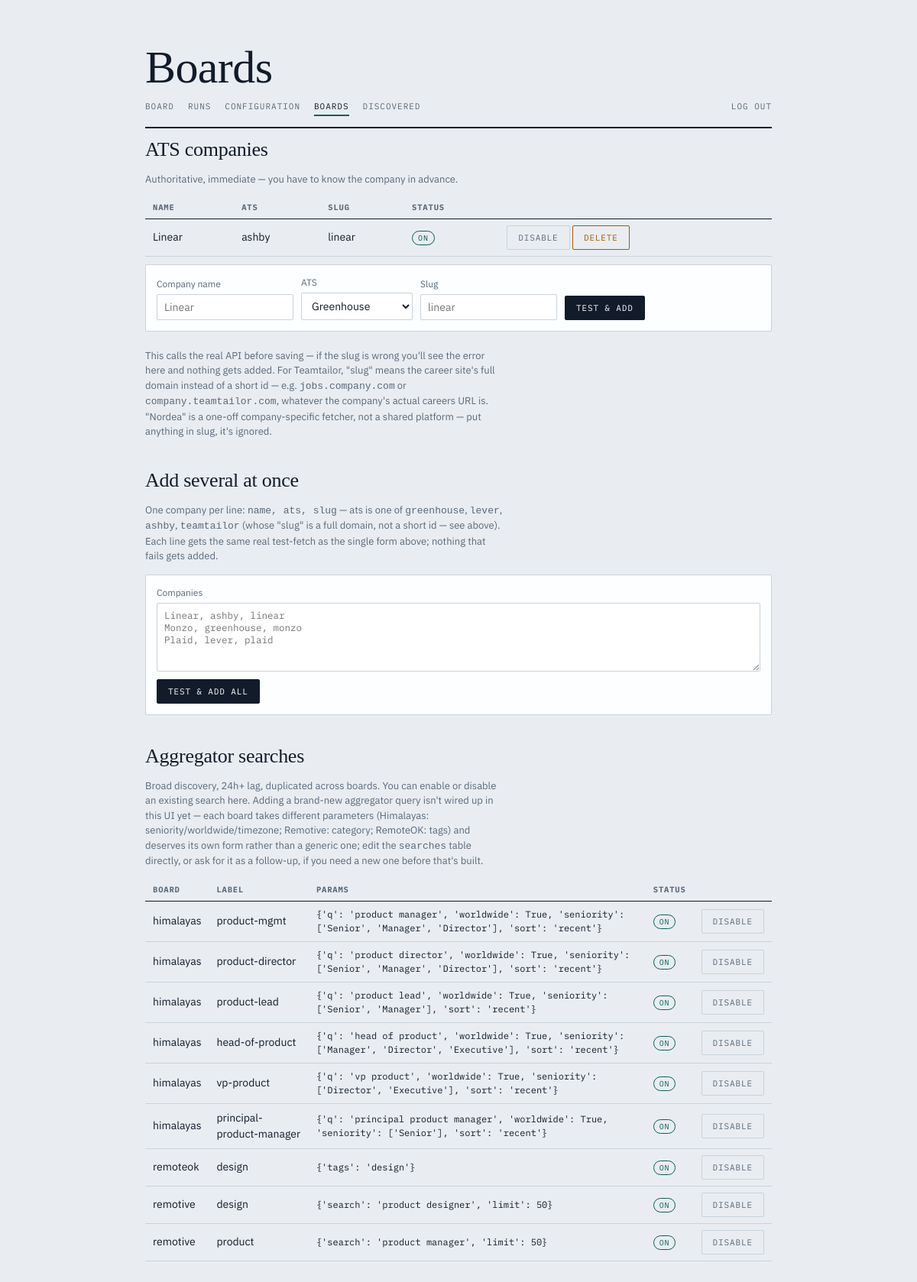
Screenshot of /boards (signed in) with the database file from the repository.
### tables this page shows
CREATE TABLE boards (
    id           INTEGER PRIMARY KEY AUTOINCREMENT,
    name         TEXT NOT NULL,
    kind         TEXT NOT NULL DEFAULT 'builtin' CHECK (kind IN ('builtin', 'custom')),
    adapter      TEXT NOT NULL,
    base_url     TEXT NOT NULL DEFAULT '',
    field_map    TEXT,
    enabled      INTEGER NOT NULL DEFAULT 1,
    last_ok_at   TEXT,
    last_error   TEXT
);

CREATE TABLE searches (
    id       INTEGER PRIMARY KEY AUTOINCREMENT,
    board_id INTEGER NOT NULL REFERENCES boards(id),
    label    TEXT NOT NULL DEFAULT '',
    params   TEXT NOT NULL DEFAULT '{}',
    enabled  INTEGER NOT NULL DEFAULT 1
);

### web.py (the view)
@app.get("/boards", response_class=HTMLResponse)
def boards_page(request: Request):
    with db.connect() as conn:
        db.init_schema(conn)
        all_boards = db.list_boards(conn)
        companies = [b for b in all_boards if b["adapter"] in ("greenhouse", "lever", "ashby", "teamtailor", "nordea")]
        searches = db.list_searches(conn)
    return templates.TemplateResponse(request, "boards.html", {
        "active": "boards",
        "companies": companies, "searches": searches,
        "prefill_name": request.query_params.get("prefill_name", ""),
        "prefill_slug": request.query_params.get("prefill_slug", ""),
        **flash_ctx(request),
    })

### templates/boards.html (shortened to what this page needs)
{% extends "base.html" %}
{% block h1 %}Boards{% endblock %}
{% block content %}
<h2 class="section">ATS companies</h2>
<p class="hint">Authoritative, immediate — you have to know the company in advance.</p>
{% if not companies %}
<div class="empty">No companies yet. Add one below, or promote one from the discovered list.</div>
{% else %}
<table class="grid">
  <tr><th>name</th><th>ats</th><th>slug</th><th>status</th><th></th></tr>
  {% for b in companies %}
  <tr>
    <td>{{ b.name }}</td>
    <td>{{ b.adapter }}</td>
    <td>{{ b.base_url }}</td>
    <td><span class="pill {{ 'on' if b.enabled else 'off' }}">{{ 'on' if b.enabled else 'off' }}</span></td>
    <td>
      <form class="inline" method="post" action="/boards/{{ b.id }}/toggle">
        <button class="ghost" type="submit">{{ 'disable' if b.enabled else 'enable' }}</button>
      </form>
      <form class="inline" method="post" action="/boards/{{ b.id }}/delete">
        <button class="danger" type="submit">delete</button>
      </form>
    </td>
  </tr>
  {% endfor %}
</table>
{% endif %}
<form class="row-form" method="post" action="/boards/add">
  <label>Company name<input type="text" name="name" placeholder="Linear" value="{{ prefill_name }}" required></label>
  <label>ATS
    <select name="adapter">
      <option value="greenhouse">Greenhouse</option>
    </select>
  </label>
  <label>Slug<input type="text" name="slug" placeholder="linear" value="{{ prefill_slug }}" required></label>
  <button type="submit">Test &amp; add</button>
</form>
<p class="hint">This calls the real API before saving — if the slug is wrong
you'll see the error here and nothing gets added. For Teamtailor, "slug"
means the career site's full domain instead of a short id — e.g.
<code>jobs.company.com</code> or <code>company.teamtailor.com</code>,
whatever the company's actual careers URL is. "Nordea" is a one-off
company-specific fetcher, not a shared platform — put anything in slug,
it's ignored.</p>
<h2 class="section">Add several at once</h2>
<p class="hint">One company per line: <code>name, ats, slug</code> — ats is
one of <code>greenhouse</code>, <code>lever</code>, <code>ashby</code>,
<code>teamtailor</code> (whose "slug" is a full domain, not a short id — see
above). Each line gets the same real test-fetch as the single form above;
nothing that fails gets added.</p>
<form class="row-form" method="post" action="/boards/bulk_add" style="display:block">
  <label style="width:100%">Companies
    <textarea name="companies" style="width:100%" placeholder="Linear, ashby, linear&#10;Monzo, greenhouse, monzo&#10;Plaid, lever, plaid"></textarea>
  </label>
  <div style="margin-top:10px"><button type="submit">Test &amp; add all</button></div>
</form>
<h2 class="section">Aggregator searches</h2>
<p class="hint">Broad discovery, 24h+ lag, duplicated across boards. You can
enable or disable an existing search here. Adding a brand-new aggregator
query isn't wired up in this UI yet — each board takes different
parameters (Himalayas: seniority/worldwide/timezone; Remotive: category;
RemoteOK: tags) and deserves its own form rather than a generic one; edit
the <code>searches</code> table directly, or ask for it as a follow-up, if
you need a new one before that's built.</p>
{% if not searches %}
<div class="empty">No aggregator searches configured.</div>
{% else %}
<table class="grid">
  <tr><th>board</th><th>label</th><th>params</th><th>status</th><th></th></tr>
  {% for s in searches %}
  <tr>
    <td>{{ s.board_adapter }}</td>
    <td>{{ s.label }}</td>
    <td style="font-family:'IBM Plex Mono',monospace; font-size:12px">{{ s.params }}</td>
    <td><span class="pill {{ 'on' if s.enabled else 'off' }}">{{ 'on' if s.enabled else 'off' }}</span></td>
    <td>
      <form class="inline" method="post" action="/searches/{{ s.id }}/toggle">
        <button class="ghost" type="submit">{{ 'disable' if s.enabled else 'enable' }}</button>
      </form>
    </td>
  </tr>
  {% endfor %}
</table>
{% endif %}
{% endblock %}

### templates/base.html (style rules this page uses)
h2.section { font-family:"Instrument Serif",Georgia,serif; font-weight:400; font-size:26px; margin:34px 0 10px; letter-spacing:-.01em; }
h2.section:first-of-type { margin-top:6px }
table.grid { width:100%; border-collapse:collapse; margin-bottom:10px }
table.grid th { font-family:"IBM Plex Mono",ui-monospace,monospace; font-size:10.5px; letter-spacing:.08em; text-transform:uppercase; color:var(--soft); text-align:left; padding:6px 10px; border-bottom:1px solid var(--ink); }
table.grid td { padding:8px 10px; border-bottom:1px solid var(--rule); font-size:14px; vertical-align:middle; }
form.inline { display:inline }
form.row-form { display:flex; flex-wrap:wrap; gap:10px; align-items:flex-end; background:var(--card); border:1px solid var(--rule); border-radius:2px; padding:14px; margin-bottom:22px; }
form.row-form label { display:flex; flex-direction:column; gap:4px; font-size:12px; color:var(--soft) }
input[type=text],input[type=number],textarea,select { font-family:"IBM Plex Sans",system-ui,sans-serif; font-size:14px; border:1px solid var(--rule); border-radius:2px; padding:7px 9px; background:#fff; color:var(--ink); }
textarea { font-family:"IBM Plex Mono",ui-monospace,monospace; font-size:12.5px; min-height:90px; resize:vertical }
button { font-family:"IBM Plex Mono",ui-monospace,monospace; font-size:11px; letter-spacing:.08em; text-transform:uppercase; cursor:pointer; border:1px solid var(--ink); border-radius:2px; background:var(--ink); color:var(--card); padding:8px 14px; }
button.ghost { background:transparent; color:var(--soft); border-color:var(--rule) }
button.danger { background:transparent; color:var(--fresh); border-color:var(--fresh) }
.pill { font-family:"IBM Plex Mono",ui-monospace,monospace; font-size:10px; letter-spacing:.08em; text-transform:uppercase; padding:2px 7px; border-radius:10px; border:1px solid var(--rule); color:var(--soft); }
.pill.on { color:var(--strong); border-color:var(--strong) }
.hint { color:var(--soft); font-size:13px; max-width:60ch; margin-bottom:14px }

### rows the page displays
boards: name "Linear", adapter "ashby", base_url "linear", enabled "ON", enabled "DISABLE"
searches: board_adapter "himalayas", label "product-mgmt", params "{'q': 'product manager', 'worldwide': True, 'seniority': ['Senior', 'Manager', 'Director'], 'sort': 'recent'}", enabled "ON", enabled "DISABLE"
searches: board_adapter "himalayas", label "product-director", params "{'q': 'product director', 'worldwide': True, 'seniority': ['Senior', 'Manager', 'Director'], 'sort': 'recent'}", enabled "ON", enabled "DISABLE"
searches: board_adapter "himalayas", label "product-lead", params "{'q': 'product lead', 'worldwide': True, 'seniority': ['Senior', 'Manager'], 'sort': 'recent'}", enabled "ON", enabled "DISABLE"
searches: board_adapter "himalayas", label "head-of-product", params "{'q': 'head of product', 'worldwide': True, 'seniority': ['Manager', 'Director', 'Executive'], 'sort': 'recent'}", enabled "ON", enabled "DISABLE"
searches: board_adapter "himalayas", label "vp-product", params "{'q': 'vp product', 'worldwide': True, 'seniority': ['Director', 'Executive'], 'sort': 'recent'}", enabled "ON", enabled "DISABLE"
searches: board_adapter "himalayas", label "principal-product-manager", params "{'q': 'principal product manager', 'worldwide': True, 'seniority': ['Senior'], 'sort': 'recent'}", enabled "ON", enabled "DISABLE"
searches: board_adapter "remoteok", label "design", params "{'tags': 'design'}", enabled "ON", enabled "DISABLE"
searches: board_adapter "remotive", label "design", params "{'search': 'product designer', 'limit': 50}", enabled "ON", enabled "DISABLE"
searches: board_adapter "remotive", label "product", params "{'search': 'product manager', 'limit': 50}", enabled "ON", enabled "DISABLE"
